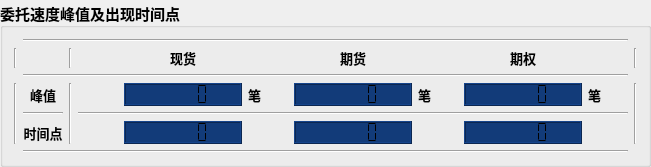
    <widget class="QGroupBox" name="groupBox_2">
     <property name="font">
      <font>
       <family>微软雅黑</family>
       <pointsize>11</pointsize>
       <weight>75</weight>
       <bold>true</bold>
      </font>
     </property>
     <property name="title">
      <string>委托速度峰值及出现时间点</string>
     </property>
     <property name="alignment">
      <set>Qt::AlignLeading|Qt::AlignLeft|Qt::AlignVCenter</set>
     </property>
     <layout class="QGridLayout" name="gridLayout_4">
      <item row="0" column="0">
       <layout class="QGridLayout" name="gridLayout_3">
        <item row="4" column="12" colspan="3">
         <widget class="QLCDNumber" name="lcdNumber_9">
          <property name="styleSheet">
           <string notr="true">background-color: #123B79;
border-color: rgb(24, 96, 194);</string>
          </property>
          <property name="segmentStyle">
           <enum>QLCDNumber::Flat</enum>
          </property>
         </widget>
        </item>
        <item row="1" column="3">
         <spacer name="horizontalSpacer_12">
          <property name="orientation">
           <enum>Qt::Horizontal</enum>
          </property>
          <property name="sizeHint" stdset="0">
           <size>
            <width>40</width>
            <height>20</height>
           </size>
          </property>
         </spacer>
        </item>
        <item row="6" column="12" colspan="3">
         <widget class="QLCDNumber" name="lcdNumber_12">
          <property name="styleSheet">
           <string notr="true">background-color: #123B79;
border-color: rgb(24, 96, 194);</string>
          </property>
          <property name="segmentStyle">
           <enum>QLCDNumber::Flat</enum>
          </property>
         </widget>
        </item>
        <item row="1" column="0">
         <widget class="Line" name="line_10">
          <property name="orientation">
           <enum>Qt::Vertical</enum>
          </property>
         </widget>
        </item>
        <item row="1" column="6">
         <spacer name="horizontalSpacer_15">
          <property name="orientation">
           <enum>Qt::Horizontal</enum>
          </property>
          <property name="sizeHint" stdset="0">
           <size>
            <width>40</width>
            <height>20</height>
           </size>
          </property>
         </spacer>
        </item>
        <item row="1" column="7">
         <spacer name="horizontalSpacer_16">
          <property name="orientation">
           <enum>Qt::Horizontal</enum>
          </property>
          <property name="sizeHint" stdset="0">
           <size>
            <width>40</width>
            <height>20</height>
           </size>
          </property>
         </spacer>
        </item>
        <item row="1" column="14">
         <spacer name="horizontalSpacer_21">
          <property name="orientation">
           <enum>Qt::Horizontal</enum>
          </property>
          <property name="sizeHint" stdset="0">
           <size>
            <width>40</width>
            <height>20</height>
           </size>
          </property>
         </spacer>
        </item>
        <item row="1" column="8">
         <spacer name="horizontalSpacer_17">
          <property name="orientation">
           <enum>Qt::Horizontal</enum>
          </property>
          <property name="sizeHint" stdset="0">
           <size>
            <width>40</width>
            <height>20</height>
           </size>
          </property>
         </spacer>
        </item>
        <item row="4" column="0" rowspan="3">
         <widget class="Line" name="line_11">
          <property name="orientation">
           <enum>Qt::Vertical</enum>
          </property>
         </widget>
        </item>
        <item row="1" column="1">
         <spacer name="horizontalSpacer_13">
          <property name="orientation">
           <enum>Qt::Horizontal</enum>
          </property>
          <property name="sizeHint" stdset="0">
           <size>
            <width>40</width>
            <height>20</height>
           </size>
          </property>
         </spacer>
        </item>
        <item row="4" column="8" colspan="3">
         <widget class="QLCDNumber" name="lcdNumber_8">
          <property name="styleSheet">
           <string notr="true">background-color: #123B79;
border-color: rgb(24, 96, 194);</string>
          </property>
          <property name="segmentStyle">
           <enum>QLCDNumber::Flat</enum>
          </property>
         </widget>
        </item>
        <item row="1" column="10">
         <spacer name="horizontalSpacer_18">
          <property name="orientation">
           <enum>Qt::Horizontal</enum>
          </property>
          <property name="sizeHint" stdset="0">
           <size>
            <width>40</width>
            <height>20</height>
           </size>
          </property>
         </spacer>
        </item>
        <item row="1" column="4">
         <spacer name="horizontalSpacer_14">
          <property name="orientation">
           <enum>Qt::Horizontal</enum>
          </property>
          <property name="sizeHint" stdset="0">
           <size>
            <width>40</width>
            <height>20</height>
           </size>
          </property>
         </spacer>
        </item>
        <item row="1" column="12">
         <spacer name="horizontalSpacer_20">
          <property name="orientation">
           <enum>Qt::Horizontal</enum>
          </property>
          <property name="sizeHint" stdset="0">
           <size>
            <width>40</width>
            <height>20</height>
           </size>
          </property>
         </spacer>
        </item>
        <item row="1" column="11">
         <spacer name="horizontalSpacer_19">
          <property name="orientation">
           <enum>Qt::Horizontal</enum>
          </property>
          <property name="sizeHint" stdset="0">
           <size>
            <width>40</width>
            <height>20</height>
           </size>
          </property>
         </spacer>
        </item>
        <item row="1" column="9">
         <widget class="QLabel" name="label_11">
          <property name="font">
           <font>
            <pointsize>10</pointsize>
           </font>
          </property>
          <property name="text">
           <string>期货</string>
          </property>
         </widget>
        </item>
        <item row="7" column="1" colspan="15">
         <widget class="Line" name="line_18">
          <property name="orientation">
           <enum>Qt::Horizontal</enum>
          </property>
         </widget>
        </item>
        <item row="4" column="16" rowspan="3">
         <widget class="Line" name="line_17">
          <property name="orientation">
           <enum>Qt::Vertical</enum>
          </property>
         </widget>
        </item>
        <item row="1" column="16">
         <widget class="Line" name="line_16">
          <property name="orientation">
           <enum>Qt::Vertical</enum>
          </property>
         </widget>
        </item>
        <item row="0" column="1" colspan="15">
         <widget class="Line" name="line_12">
          <property name="orientation">
           <enum>Qt::Horizontal</enum>
          </property>
         </widget>
        </item>
        <item row="1" column="2">
         <widget class="Line" name="line_13">
          <property name="orientation">
           <enum>Qt::Vertical</enum>
          </property>
         </widget>
        </item>
        <item row="1" column="15">
         <spacer name="horizontalSpacer_22">
          <property name="orientation">
           <enum>Qt::Horizontal</enum>
          </property>
          <property name="sizeHint" stdset="0">
           <size>
            <width>40</width>
            <height>20</height>
           </size>
          </property>
         </spacer>
        </item>
        <item row="3" column="1" colspan="15">
         <widget class="Line" name="line_15">
          <property name="orientation">
           <enum>Qt::Horizontal</enum>
          </property>
         </widget>
        </item>
        <item row="4" column="2" rowspan="3">
         <widget class="Line" name="line_14">
          <property name="orientation">
           <enum>Qt::Vertical</enum>
          </property>
         </widget>
        </item>
        <item row="6" column="1">
         <widget class="QLabel" name="label_8">
          <property name="font">
           <font>
            <family>Arial</family>
            <pointsize>10</pointsize>
            <weight>75</weight>
            <bold>true</bold>
           </font>
          </property>
          <property name="text">
           <string>时间点</string>
          </property>
          <property name="alignment">
           <set>Qt::AlignCenter</set>
          </property>
         </widget>
        </item>
        <item row="6" column="4" colspan="3">
         <widget class="QLCDNumber" name="lcdNumber_10">
          <property name="styleSheet">
           <string notr="true">background-color: #123B79;
border-color: rgb(24, 96, 194);</string>
          </property>
          <property name="segmentStyle">
           <enum>QLCDNumber::Flat</enum>
          </property>
         </widget>
        </item>
        <item row="1" column="13">
         <widget class="QLabel" name="label_10">
          <property name="font">
           <font>
            <pointsize>10</pointsize>
           </font>
          </property>
          <property name="text">
           <string>期权</string>
          </property>
         </widget>
        </item>
        <item row="6" column="8" colspan="3">
         <widget class="QLCDNumber" name="lcdNumber_11">
          <property name="styleSheet">
           <string notr="true">background-color: #123B79;
border-color: rgb(24, 96, 194);</string>
          </property>
          <property name="segmentStyle">
           <enum>QLCDNumber::Flat</enum>
          </property>
         </widget>
        </item>
        <item row="1" column="5">
         <widget class="QLabel" name="label_9">
          <property name="font">
           <font>
            <family>微软雅黑</family>
            <pointsize>10</pointsize>
            <weight>75</weight>
            <bold>true</bold>
           </font>
          </property>
          <property name="text">
           <string>现货</string>
          </property>
         </widget>
        </item>
        <item row="5" column="3" colspan="13">
         <widget class="Line" name="line_22">
          <property name="orientation">
           <enum>Qt::Horizontal</enum>
          </property>
         </widget>
        </item>
        <item row="4" column="1">
         <widget class="QLabel" name="label_6">
          <property name="font">
           <font>
            <family>Arial</family>
            <pointsize>10</pointsize>
            <weight>75</weight>
            <bold>true</bold>
           </font>
          </property>
          <property name="text">
           <string>峰值</string>
          </property>
          <property name="alignment">
           <set>Qt::AlignCenter</set>
          </property>
         </widget>
        </item>
        <item row="5" column="1">
         <widget class="Line" name="line_21">
          <property name="orientation">
           <enum>Qt::Horizontal</enum>
          </property>
         </widget>
        </item>
        <item row="4" column="4" colspan="3">
         <widget class="QLCDNumber" name="lcdNumber_7">
          <property name="styleSheet">
           <string notr="true">background-color: #123B79;
border-color: rgb(24, 96, 194);</string>
          </property>
          <property name="segmentStyle">
           <enum>QLCDNumber::Flat</enum>
          </property>
         </widget>
        </item>
        <item row="4" column="7">
         <widget class="QLabel" name="label_42">
          <property name="font">
           <font>
            <family>Arial</family>
            <pointsize>10</pointsize>
            <weight>75</weight>
            <bold>true</bold>
           </font>
          </property>
          <property name="text">
           <string>笔</string>
          </property>
         </widget>
        </item>
        <item row="4" column="11">
         <widget class="QLabel" name="label_43">
          <property name="font">
           <font>
            <family>Arial</family>
            <pointsize>10</pointsize>
            <weight>75</weight>
            <bold>true</bold>
           </font>
          </property>
          <property name="text">
           <string>笔</string>
          </property>
         </widget>
        </item>
        <item row="4" column="15">
         <widget class="QLabel" name="label_44">
          <property name="font">
           <font>
            <family>Arial</family>
            <pointsize>10</pointsize>
            <weight>75</weight>
            <bold>true</bold>
           </font>
          </property>
          <property name="text">
           <string>笔</string>
          </property>
         </widget>
        </item>
       </layout>
      </item>
     </layout>
    </widget>
